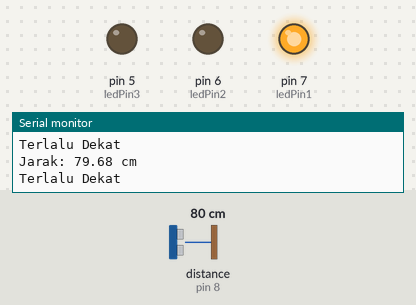
Bench run of a sketch on a simulated Arduino Uno, built with avr-gcc and run on an emulated ATmega328P. Parts: output pins drawn as LEDs (lit = HIGH), the last lines printed to the serial monitor. Wiring (inferred from the names in the program): ultrasonic range finder: trigger pin 9; echo pin 8. The inputs (shaded band) are chosen by the test bench; at power-on: distance to the obstacle (sensor on pin 8) 80 cm. The echo pulse lasts 58.3 µs per cm; pins used as bus, display or sensor lines are not drawn.

Above: at 1.8 s.
1.9 s: distance to the obstacle (sensor on pin 8) set to 97 cm
3.4 s: distance to the obstacle (sensor on pin 8) set to 104 cm
At 4.3 s:
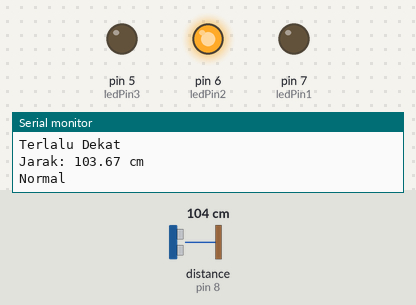
5.5 s: distance to the obstacle (sensor on pin 8) set to 195 cm
7.2 s: distance to the obstacle (sensor on pin 8) set to 205 cm
At 9.0 s:
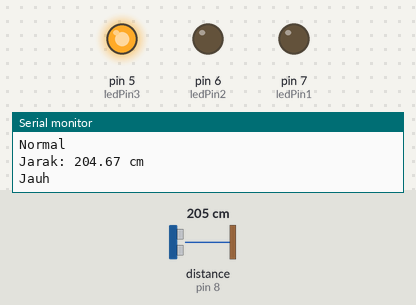
9.5 s: distance to the obstacle (sensor on pin 8) set to 2 cm
At 11.1 s:
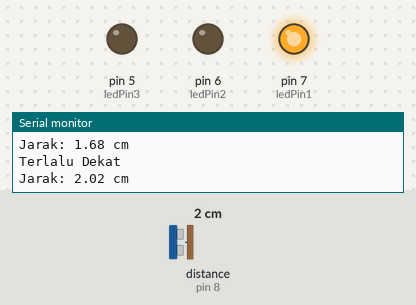
11.5 s: distance to the obstacle (sensor on pin 8) set to 120 cm
At 12.9 s:
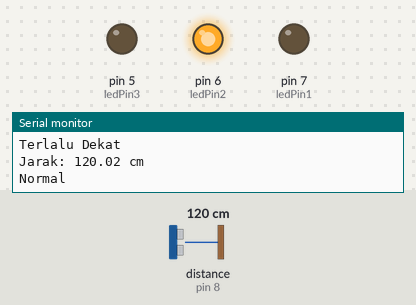
Timing chart, 0 to 14.5 s (numbered marks = the images above; inputs shaded):
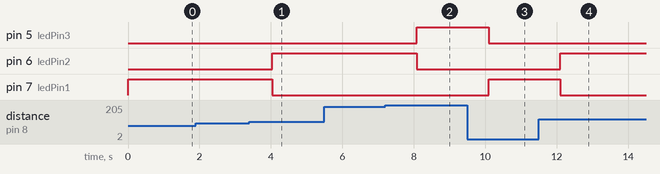

Measured:
- the behaviour switches between 100 and 101 cm on distance to the obstacle (sensor on pin 8) (found by bisection; images 0 and 1)
- the behaviour switches between 200 and 201 cm on distance to the obstacle (sensor on pin 8) (found by bisection; images 1 and 2)
- after the input at 3.4 s, pin 6 (ledPin2): LOW → HIGH after 0.63 s; pin 7 (ledPin1): HIGH → LOW after 0.63 s
- after the input at 7.2 s, pin 5 (ledPin3): LOW → HIGH after 0.88 s; pin 6 (ledPin2): HIGH → LOW after 0.88 s
- after the input at 9.5 s, pin 5 (ledPin3): HIGH → LOW after 0.59 s; pin 7 (ledPin1): LOW → HIGH after 0.59 s
- after the input at 11.5 s, pin 6 (ledPin2): LOW → HIGH after 0.60 s; pin 7 (ledPin1): HIGH → LOW after 0.60 s

The sketch:

UltraWithLED.ino
```cpp
#include <Arduino.h>

const int trigPin = 9;
const int echoPin = 8;
const int ledPin1 = 7;
const int ledPin2 = 6;
const int ledPin3 = 5;

float measureDistance() {
  digitalWrite(trigPin, LOW);
  delayMicroseconds(2);
  digitalWrite(trigPin, HIGH);
  delayMicroseconds(10);
  digitalWrite(trigPin, LOW);

  unsigned long duration = pulseIn(echoPin, HIGH);
  float distance = duration * 0.0343 / 2;
  return distance;
}

void setup() {
  pinMode(trigPin, OUTPUT);
  pinMode(echoPin, INPUT);
  pinMode(ledPin1, OUTPUT);
  pinMode(ledPin2, OUTPUT);
  pinMode(ledPin3, OUTPUT);

  Serial.begin(9600);
}

void loop() {
  float distance = measureDistance();
  Serial.print("Jarak: ");
  Serial.print(distance);
  Serial.println(" cm");

  if (distance > 200) {
    digitalWrite(ledPin1, LOW);
    digitalWrite(ledPin2, LOW);
    digitalWrite(ledPin3, HIGH);
    Serial.println("Jauh");
  } else if (distance > 100) {
    digitalWrite(ledPin1, LOW);
    digitalWrite(ledPin2, HIGH);
    digitalWrite(ledPin3, LOW);
    Serial.println("Normal");
  } else {
    digitalWrite(ledPin1, HIGH);
    digitalWrite(ledPin2, LOW);
    digitalWrite(ledPin3, LOW);
    Serial.println("Terlalu Dekat");
  }
  delay(1000);
}
```
